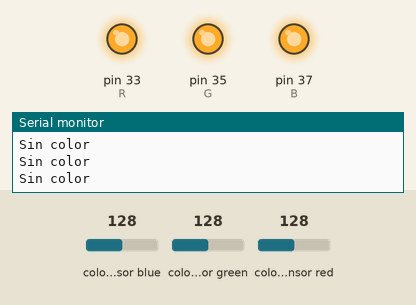
Recording of a program running on a simulated Arduino Mega 2560, built with avr-gcc and run on an emulated ATmega2560. Shown: output pins drawn as LEDs (lit = HIGH), the last lines printed to the serial monitor. Wiring (inferred from the names in the program): TCS3200 colour sensor: output pin 32; S2 pin 34; S3 pin 36; S0 pin 22; S1 pin 24. Inputs (shaded band) come from the test bench; at power-on: colour sensor blue 128, colour sensor green 128, colour sensor red 128. Pins used as bus, display or sensor lines are not drawn.

Above: at 1.2 s.
1.3 s: colour sensor blue set to 136
At 2.6 s:
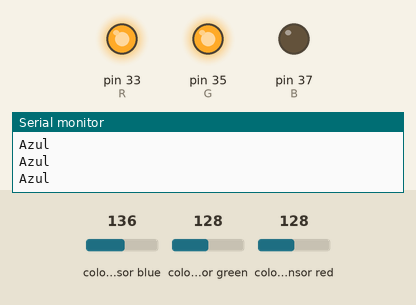
3.0 s: colour sensor green set to 135
At 3.8 s:
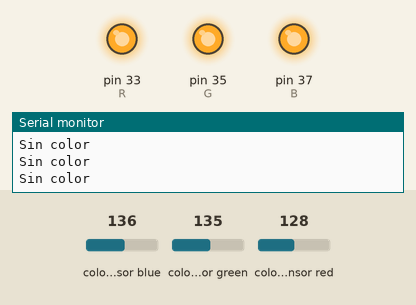
Timing chart, 0 to 6.0 s (numbered marks = the images above; inputs shaded):
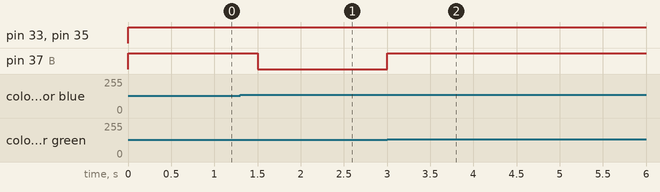

Measured:
- the behaviour switches between 131 and 132 on colour sensor blue (found by bisection; images 0 and 1)
- the behaviour switches between 131 and 132 on colour sensor green (found by bisection; images 1 and 2)
- after the input at 1.3 s, pin 37 (B): HIGH → LOW after 0.20 s
- after the input at 3.0 s, pin 37 (B): LOW → HIGH at once

The program:

main.cpp
```cpp
#include <Arduino.h>
int R = 33;
int G = 35;
int B = 37;
const int s0 = 22;
const int s1 = 24;
const int s2 = 34;
const int s3 = 36;
const int out = 32;

byte countRed = 0;
byte countGreen = 0;
byte countBlue = 0;

void setup()
{
  Serial.begin(9600);
  pinMode(s0, OUTPUT);
  pinMode(s1, OUTPUT);
  pinMode(s2, OUTPUT);
  pinMode(s3, OUTPUT);
  pinMode(out, INPUT);
  pinMode(R, OUTPUT);
  pinMode(G, OUTPUT);
  pinMode(B, OUTPUT);
  digitalWrite(s0, HIGH);
  digitalWrite(s1, HIGH);
}

void getColor()
{
  digitalWrite(s2, LOW);
  digitalWrite(s3, LOW);
  countRed = pulseIn(out, digitalRead(out) == HIGH ? LOW : HIGH);
  digitalWrite(s3, HIGH);
  countBlue = pulseIn(out, digitalRead(out) == HIGH ? LOW : HIGH);
  digitalWrite(s2, HIGH);
  countGreen = pulseIn(out, digitalRead(out) == HIGH ? LOW : HIGH);
}

void loop()
{
  getColor();
  if (countRed < countBlue && countGreen > 100 && countRed < 80)
  {
    Serial.println("Rojo");
    digitalWrite(R, LOW);
    digitalWrite(G, HIGH);
    digitalWrite(B, HIGH);
  }
  else if (countBlue < countRed && countBlue < countGreen)
  {
    Serial.println("Azul");
    digitalWrite(R, HIGH);
    digitalWrite(G, HIGH);
    digitalWrite(B, LOW);
  }
  else if (countGreen < countRed && countGreen < countBlue)
  {
    Serial.println("Verde");
    digitalWrite(R, HIGH);
    digitalWrite(G, LOW);
    digitalWrite(B, HIGH);
  }
  else
  {
    Serial.println("Sin color");
    digitalWrite(R, HIGH);
    digitalWrite(G, HIGH);
    digitalWrite(B, HIGH);
  }
  delay(300);
}
```
